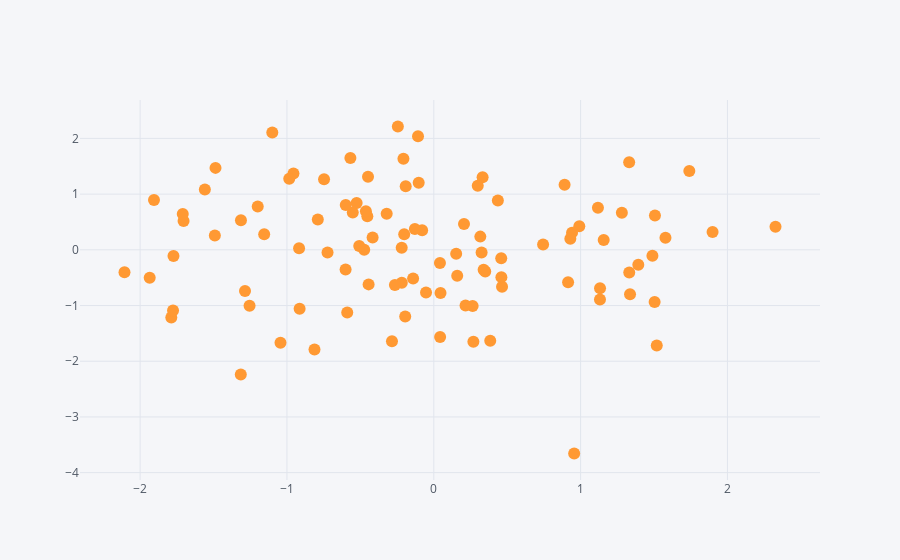

Here is the notebook cell this chart was saved with:
### Code cell
df1.iplot(kind="scatter",x="a",y="b",mode="markers")
